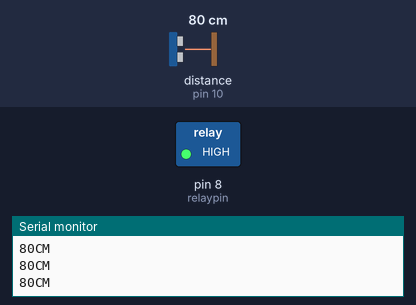
Bench run of a sketch on a simulated Arduino Uno, built with avr-gcc and run on an emulated ATmega328P. Shown: switched loads named in the sketch (green lamp = pin HIGH), the last lines printed to the serial monitor. Wiring (inferred from the names in the program): ultrasonic range finder: trigger pin 9; echo pin 10. The test bench sets the inputs (shaded band); at power-on: distance to the obstacle (sensor on pin 10) 80 cm. The echo pulse lasts 58.3 µs per cm; pins used as bus, display or sensor lines are not drawn.

Above: at 1.2 s.
1.3 s: distance to the obstacle (sensor on pin 10) set to 12 cm
2.8 s: distance to the obstacle (sensor on pin 10) set to 9 cm
At 4.0 s:
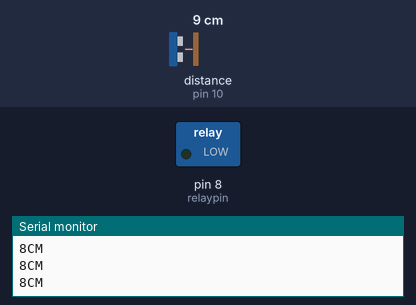
4.3 s: distance to the obstacle (sensor on pin 10) set to 18 cm
At 5.2 s:
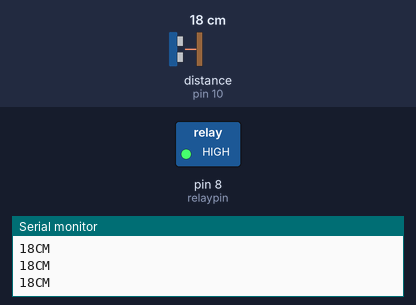
5.8 s: distance to the obstacle (sensor on pin 10) set to 2 cm
At 7.2 s:
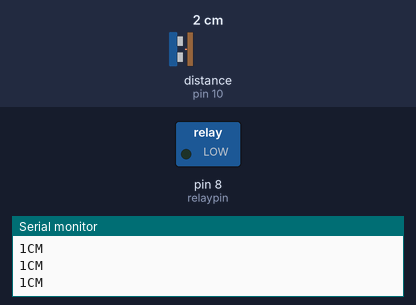
Timing chart, 0 to 8.3 s (numbered marks = the images above; inputs shaded):
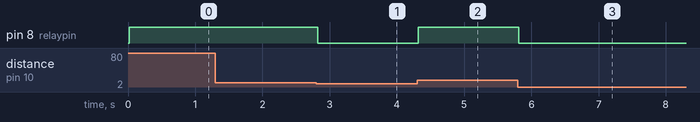

Measured:
- the behaviour switches between 11 and 10 cm on distance to the obstacle (sensor on pin 10) (found by bisection; images 0 and 1)
- after the input at 2.8 s, pin 8 (relaypin): HIGH → LOW at once
- after the input at 4.3 s, pin 8 (relaypin): LOW → HIGH at once
- after the input at 5.8 s, pin 8 (relaypin): HIGH → LOW at once

The sketch:

automated.ino
```cpp
int relaypin = 8;
int trigPin = 9;
int echoPin = 10;
long duration;
int distance;

void setup()
{
Serial.begin(9600);
pinMode(trigPin, OUTPUT);
pinMode(echoPin, INPUT);
pinMode(relaypin, OUTPUT);
}

void loop()
{
  digitalWrite(trigPin,HIGH);
  delayMicroseconds(1000);
  digitalWrite(trigPin, LOW);
  duration=pulseIn(echoPin, HIGH);
  distance =(duration/2)/29.1;
  Serial.print(distance);
  Serial.println("CM");
  delay(10);

  if((distance<=10))
  {
    digitalWrite(relaypin, LOW);
  }
   else if(distance>10)
  {
     digitalWrite(relaypin, HIGH);
  }
}
```
